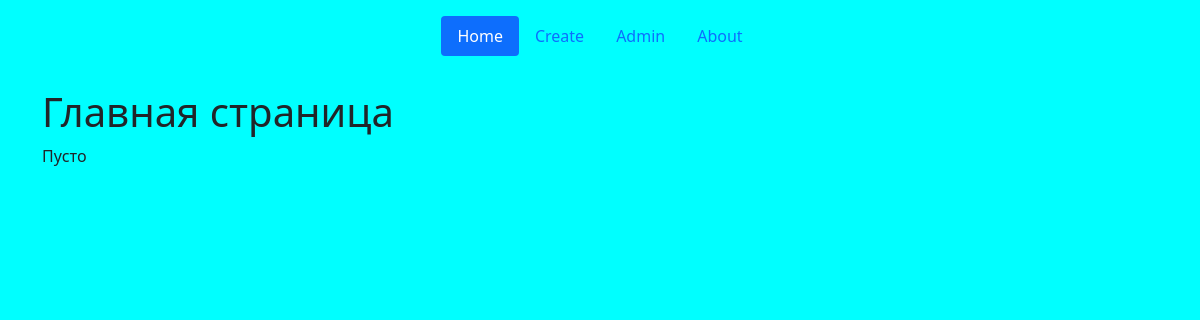
/, run on an earlier commit of the app's database.
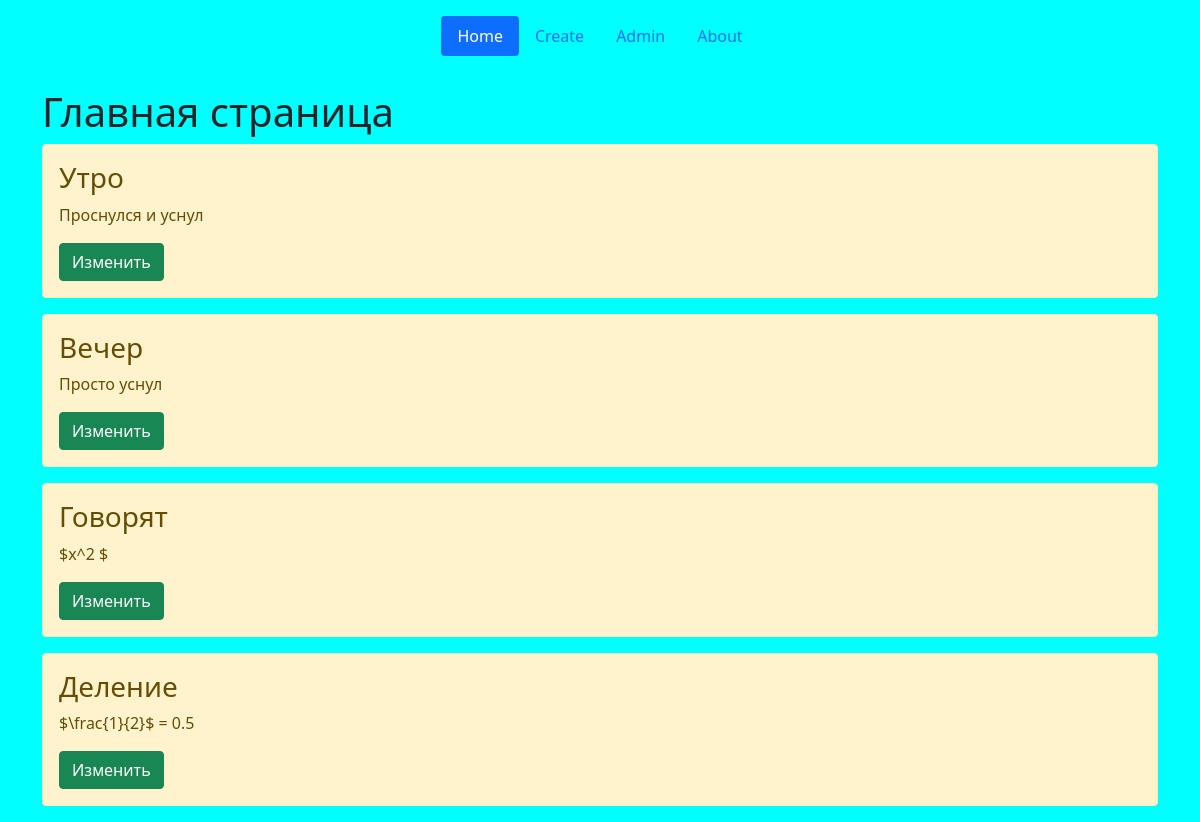
And on a later commit of the database.
### main/models.py (models this page shows, shortened)
class Blog(models.Model):
    title = models.CharField('Название', max_length=250)
    text_blog = models.TextField('Что-то...', )
    class Meta:
        verbose_name = 'Блог'
        verbose_name_plural = 'Блоги'

### main/views.py (the view)
# urls.py: path('', views.index, name='home'),
def index(request):
    blogs = Blog.objects.all()
    return render(request, 'main/mainPage.html', {'title':'Главная', 'blogs':blogs})

### main/templates/main/mainPage.html (shortened to what this page needs)
{% extends 'main/base.html' %}
{%block content%}
    <h1>Главная страница</h1>
    {% if blogs %}
        {% for i in blogs %}
            <div class="alert alert-warning mt-2">
                <h3>{{ i.title }}</h3>
                <p>{{ i.text_blog }}</p>
                <button onclick='location.href="edit/{{i.id}}"' type="submit" class="btn btn-success">Изменить</button>
            </div>
        {% endfor %}
    {% else %}
        <p>Пусто</p>
    {% endif %}
{%endblock%}

### main/templates/main/base.html (shortened to what this page needs)
{% load static %}
<!doctype html>
<html lang="ru">
<head>
    <link rel="stylesheet" href="https://cdn.jsdelivr.net/npm/bootstrap@5.1.3/dist/css/bootstrap.min.css">
    <link href="{% static 'main/css/main.css' %}" rel="stylesheet">
</head>
<body>
    <header class="d-flex flex-column flex-md-row align-items-center p-3 px-md-4 mb-3 justify-content-center py-3">
      <ul class="nav nav-pills">
        <li class="nav-item"><a href="{% url 'home' %}" class="nav-link active" aria-current="page">Home</a></li>
          <li class="nav-item"><a href="{% url 'create' %}" class="nav-link">Create</a></li>
          <li class="nav-item"><a href="/admin" class="nav-link">Admin</a></li>
          <li class="nav-item"><a href="{% url 'about' %}" class="nav-link">About</a></li>
      </ul>
    </header>
    <div class="container">
        {%block content%} {%endblock%}
    </div>
</body>
</html>

### main/static/main/css/main.css (style rules this page uses)
body { background: aqua; }

What changed in the data, as far as the page shows it:
added Blog: title "Утро", text_blog "Проснулся и уснул"
added Blog: title "Вечер", text_blog "Просто уснул"
added Blog: title "Говорят", text_blog "$x^2 $"
added Blog: title "Деление", text_blog "$\\frac{1}{2}$ = 0.5"
Also different on the page:
text no longer shown: "Пусто"
